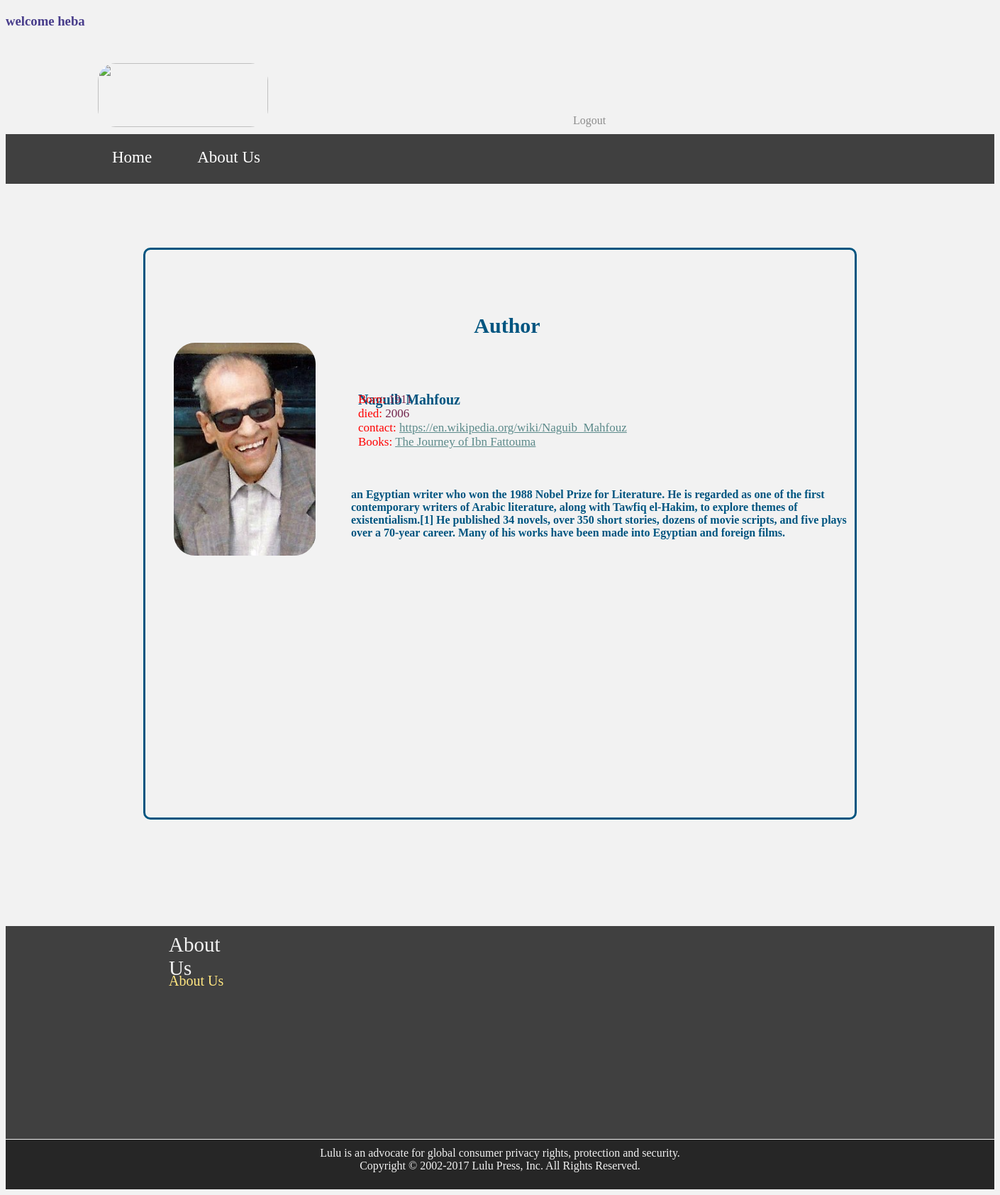
/library/viewAuthor/?author_id=4 (signed in), run on the app's committed database.
### lib/models.py (models this page shows, shortened)
class Auther (models.Model):
    aid=models.AutoField(primary_key=True)
    name = models.CharField(max_length=200)
    bornAt = models.CharField(max_length=100)
    diedAt = models.CharField(max_length=100)
    contact = models.CharField(max_length=100)
    bio = models.CharField(max_length=500)
    imageUrl = models.CharField(max_length=400, default="null")

class Book (models.Model):
    bid=models.AutoField(primary_key=True)
    title=models.CharField(max_length=200)
    auther_id = models.ForeignKey('Auther', on_delete=models.CASCADE)
    publishedAt = models.CharField(max_length=100)
    summary = models.CharField(max_length=400)
    country = models.CharField(max_length=100)
    link = models.CharField(max_length=200)
    imageUrl = models.CharField(max_length=400, default="null")

### lib/views.py (the view)
# urls.py: path('viewAuthor/',views.viewAuthor,name='viewAuthor'),
def viewAuthor(request):
    if 'member_name' in request.session and request.session['member_name']:
        author=Auther.objects.get(aid=request.GET.get('author_id',''))
        books=Book.objects.filter(auther_id=author.aid)
        return render(request,'lib/single.html',{'name':request.session['member_name'],'author':author,'books':books})
    else:
        form = AddUserForm()
        return render(request,'lib/register.html',{'form':form})

### lib/templates/lib/single.html (shortened to what this page needs)
<!DOCTYPE html>
<html>
<head>
	{%load static%}
	<link rel="stylesheet" type="text/css" href="{% static 'lib/home.css'%}">
	<link rel="stylesheet" type="text/css" href="{% static 'lib/login.css'%}">
	<link rel="stylesheet" type="text/css" href="{% static 'lib/contact.css'%}">
	<link rel="stylesheet" type="text/css" href="{% static 'lib/about.css'%}">
	<link rel="stylesheet" type="text/css" href="{% static 'lib/gallary.css'%}">
	<link rel="stylesheet" type="text/css" href="{% static 'lib/1.css'%}">
</head>
<body>
	<h3 style="color:darkslateblue">welcome {{ name }}</h3>
	<div id="div1">
		<img src="{% static 'lib/pict/lulu_logo_retina.png'%}" id="img1">
		<a href="{% url 'logout' %}" class="g">Logout </a>
	</div>
	<div id="div2">
		<a href="{% url 'home' %}" class="ah">Home</a>
		<a href="{% url 'viewAbout' %}" class="ah">About Us</a>
	</div>
	<div id="log">
		<p class="pcon"> Author</p>
		<div id="pan1">
			<a class="pp">{{author.name}}</a>
		</div>
		<br/>
		<br/>
		<br/>
		<br/>
		<div class="pr">
			Born:
			<span class="cont"> {{author.bornAt}}</span>
		</div>
		{% ifequal author.diedAt "live" %}
		<div class="pr">Alive:
			<span class="cont"> now</span>
		</div>
		{% else %}
		<div class="pr">died:
			<span class="cont"> {{author.diedAt}}</span>
		</div>
		{% endifequal %}
		<div class="pr">contact:
			<span class="cont">
				<a href="{{author.contact}}" class="link"> {{author.contact}}</a>
			</span>
		</div>
		<p class="pa">{{author.bio}}</p>
		{% for book in books%}
		<div class="pr">Books:
			<span class="cont">
				<a href="{% url 'viewBook' %}?book_id={{book.bid}}" class="link">{{book.title}}</a>
			</span>
		</div>
		{% endfor %}
		<div id="imgdiv">
			<img src="/static/lib/pict/{{author.imageUrl}}" id="img6">
		</div>
	</div>
	<div id="divtail">
		<div id="about">
			<span class="sp">About Us</span>
			<br>
			<br>
			<a href="{% url 'viewAbout' %}" class="aha">About Us </a>
			<br>
		</div>
	</div>
	<div id="divl">
		Lulu is an advocate for global consumer privacy rights, protection and security.
		<br> Copyright © 2002-2017 Lulu Press, Inc. All Rights Reserved.
	</div>
</body>
</html>

### data on the page
Auther: name "Naguib Mahfouz", bornAt "1911", diedAt "2006", contact "https://en.wikipedia.org/wiki/Naguib_Mahfouz", bio "an Egyptian writer who won the 1988 Nobel Prize for Literature. He is regarded as one of the first contemporary writers of Arabic literature, along with Tawfiq el-Hakim, to explore themes of existentialism.[1] He published 34 novels, over 350 short stories, dozens of movie scripts, and five plays over a 70-year career. Many of his works have been made into Egyptian and foreign films.", imageUrl (picture)
Book: title "The Journey of Ibn Fattouma"

### other printed values
{{ name }} "heba"
